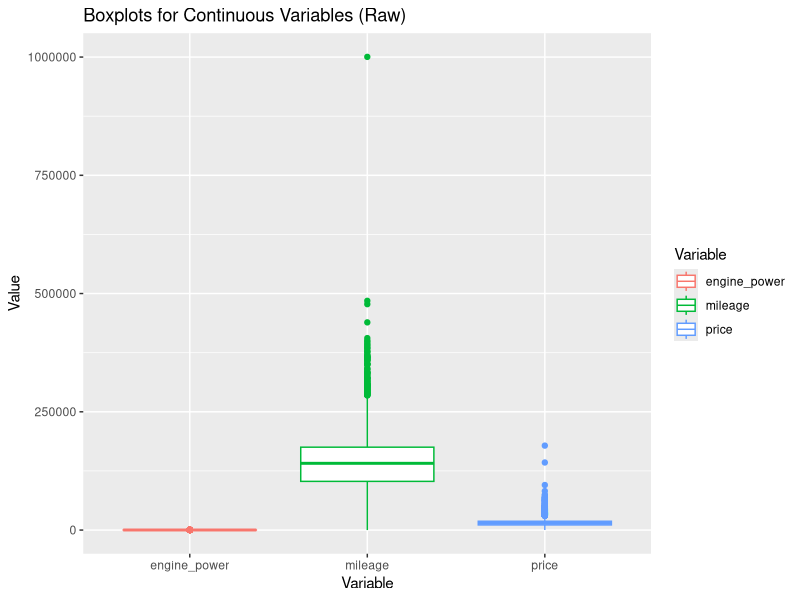
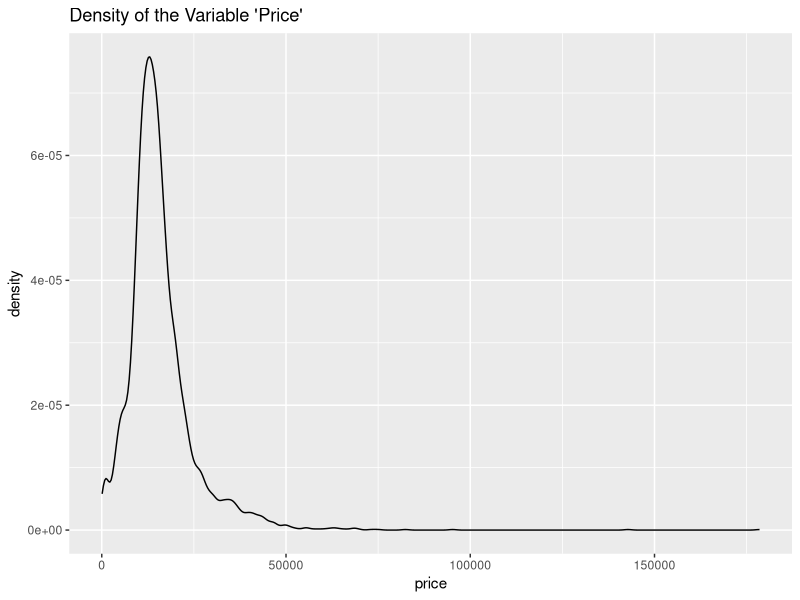
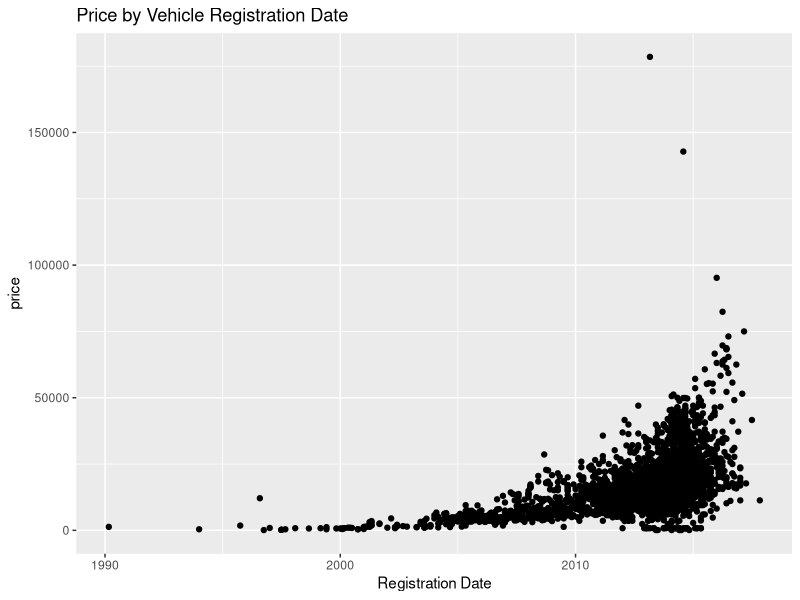
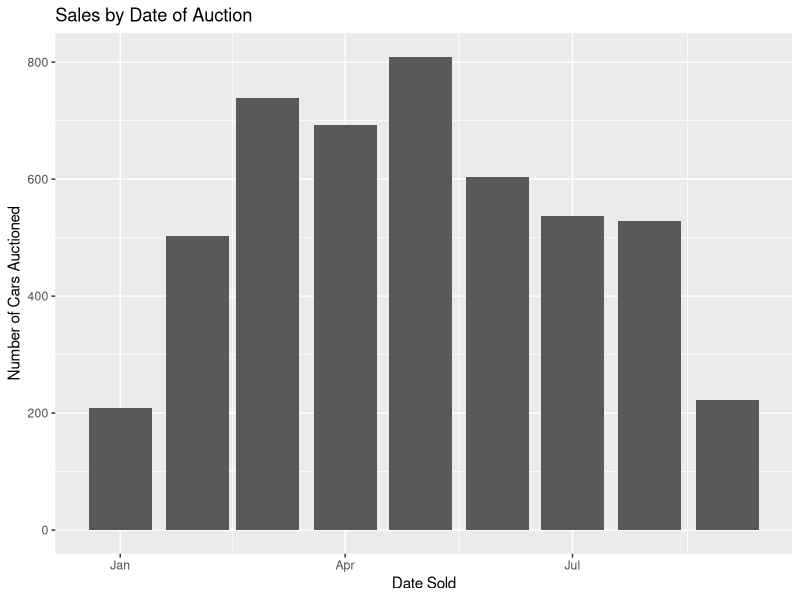
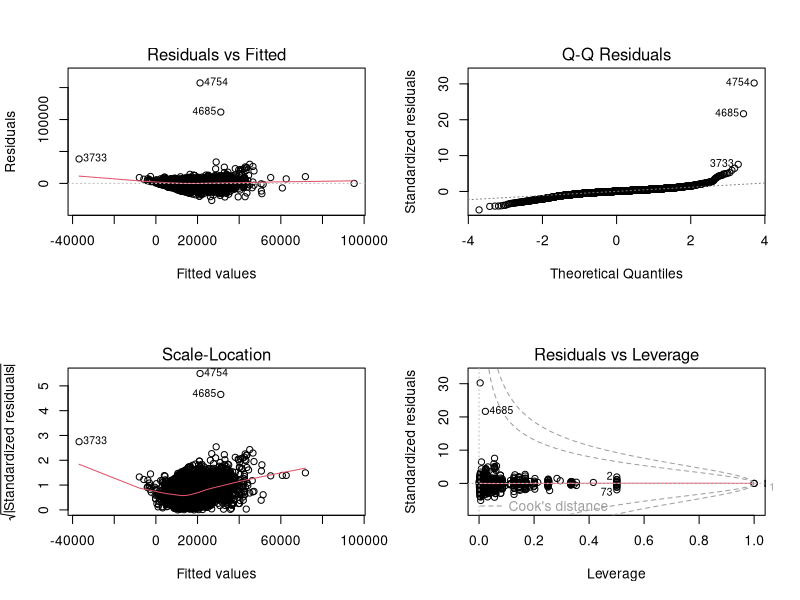
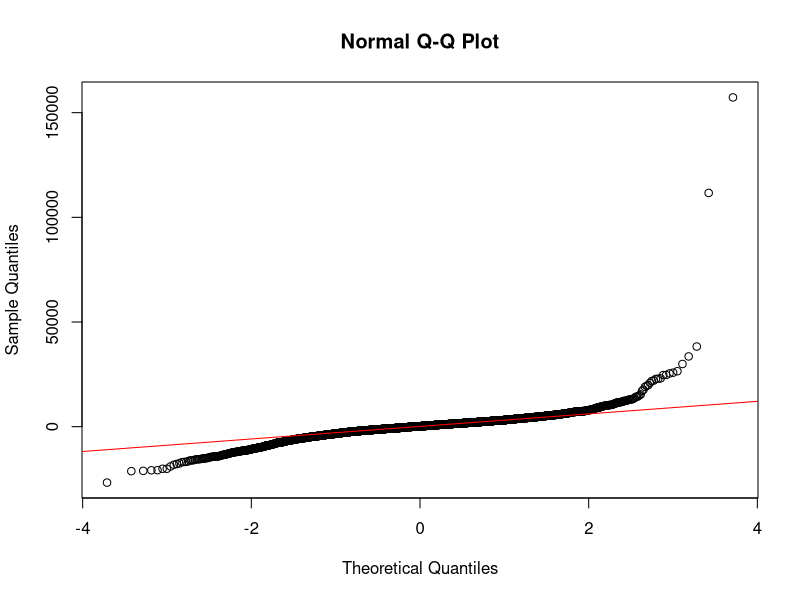
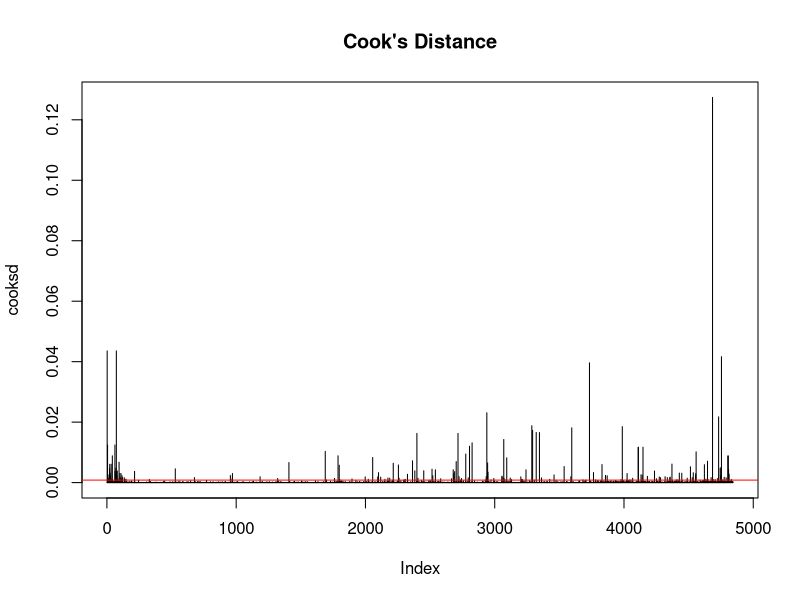
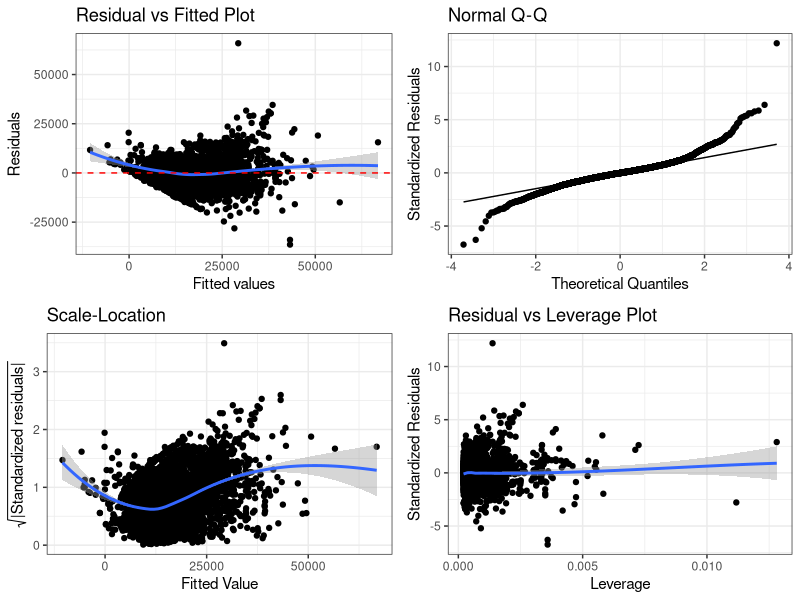

Source code (R) for these figures, in order: (Note: this script raises an error after producing the figures.)
## ---- chunk 1
knitr::opts_chunk$set(
  echo = TRUE,    # Show the R code in the final output.
  fig.pos = "!h"  # Suggests to position figures "here" in the output.
)
## ---- chunk 2
mylibrary <- c("tidyverse", "cowplot", "GGally", "MASS", "ggplot2", "glmnet", "data.table", "car")
invisible(lapply(mylibrary, library, character.only = TRUE))
### load the data
dat_bmw <- read.csv("BMWpricing_updated.csv")
## ---- chunk 3
par(mfrow=c(2,2))
dat_bmw[,c("price", "mileage", "engine_power")]|>
  pivot_longer(everything(), values_to = "Value", names_to = "Variable") |>
  ggplot() + geom_boxplot(aes(x=Variable, y=Value, color=Variable)) +
  labs(title = "Boxplots for Continuous Variables (Raw)")

dat_bmw|>
  ggplot() + geom_density(aes(x=price)) +
  labs(title = "Density of the Variable 'Price'")

dat_bmw|>
  ggplot(aes(x = as.Date(registration_date, format = "%m/%d/%Y"), y = price)) +
  geom_point() + 
  labs(title = "Price by Vehicle Registration Date") +
  xlab("Registration Date")

dat_bmw|>
  ggplot(aes(x = as.Date(sold_at, format = "%m/%d/%Y"))) +
  geom_bar() + 
  labs(title = "Sales by Date of Auction") +
  xlab("Date Sold") +
  ylab("Number of Cars Auctioned")
  
## ---- chunk 4
dat_bmw_clean <- dat_bmw|>
  filter(mileage < 500000 & mileage > 0)|>
  filter(price < 100000)|>
  filter(engine_power != 0)
  
head(dat_bmw_clean)
## ---- chunk 5
### Create Model series variable
dat_bmw_clean <- dat_bmw_clean %>%
  mutate(model_series = case_when(
    grepl("^1", model_key) ~ "1_Series",
    grepl("^2", model_key) ~ "2_Series",
    grepl("^3", model_key) ~ "3_Series",
    grepl("^4", model_key) ~ "4_Series",
    grepl("^5", model_key) ~ "5_Series",
    grepl("^7", model_key) ~ "7_Series",
    grepl("^M|M$", model_key) ~ "M_Power",
    model_key %in% c("X1") ~ "X1",
    model_key %in% c("X3") ~ "X3",
    model_key %in% c("X5") ~ "X5",
    model_key %in% c("X6") ~ "X6",
    TRUE ~ "Other"
  ))
## ---- chunk 6
# Correct model using your data frame name
model_full <- lm(price ~ mileage + engine_power + paint_color + model_key, data = dat_bmw)

# View model results
summary(model_full)

# Generate diagnostic plots
par(mfrow = c(2, 2))  # Arrange plots in a 2x2 grid
plot(model_full)
par(mfrow = c(1, 1))  # Reset layout

# Q-Q Plot for Normality
qqnorm(resid(model_full))
qqline(resid(model_full), col = "red")

# Shapiro-Wilk test for normality
shapiro.test(resid(model_full))  


# Install 'car' package if necessary
# install.packages("car")

library(car)
vif(model_full)  # Compute Variance Inflation Factor (VIF)

# Compute Cook’s Distance
cooksd <- cooks.distance(model_full)

# Plot Cook’s Distance
plot(cooksd, type = "h", main = "Cook's Distance")
abline(h = 4/(nrow(dat_bmw)), col = "red")  # Threshold line

## ---- chunk 7
baseline_model <- lm(price ~ mileage + engine_power, data = dat_bmw_clean)
summary(baseline_model)
## ---- chunk 8
### Function to create diagnostic plots
diagPlot<-function(model){
    p1<-ggplot(model, aes(.fitted, .resid))+geom_point()
    p1<-p1+stat_smooth(method="loess")+geom_hline(yintercept=0, col="red", linetype="dashed")
    p1<-p1+xlab("Fitted values")+ylab("Residuals")
    p1<-p1+ggtitle("Residual vs Fitted Plot")+theme_bw()
    
    p2 <- ggplot(model, aes(sample = .stdresid)) +
      stat_qq() +
      stat_qq_line() +
      xlab("Theoretical Quantiles") +
      ylab("Standardized Residuals") +
      ggtitle("Normal Q-Q") +
      theme_bw()
    
    p3<-ggplot(model, aes(.fitted, sqrt(abs(.stdresid))))+geom_point(na.rm=TRUE)
    p3<-p3+stat_smooth(method="loess", na.rm = TRUE)+xlab("Fitted Value")
    p3<-p3+ylab(expression(sqrt("|Standardized residuals|")))
    p3<-p3+ggtitle("Scale-Location")+theme_bw()
    
    p5<-ggplot(model, aes(.hat, .stdresid))+geom_point(na.rm=TRUE)
    p5<-p5+stat_smooth(method="loess", na.rm=TRUE)
    p5<-p5+xlab("Leverage")+ylab("Standardized Residuals")
    p5<-p5+ggtitle("Residual vs Leverage Plot")
    p5<-p5+scale_size_continuous("Cook's Distance", range=c(1,5))
    p5<-p5+theme_bw()+theme(legend.position="bottom")
    
    #return(list(rvfPlot=p1, qqPlot=p2, sclLocPlot=p3, rvlevPlot=p5))
    plot_grid(p1, p2, p3, p5, align = "h")
}
## ---- chunk 9
diagPlot(baseline_model)
## ---- chunk 10
feature_model <- lm(price ~ mileage + engine_power + feature_1 + feature_2 + feature_3 + feature_4 + feature_5 + feature_6 + feature_7 + feature_8, data = dat_bmw_clean)
avPlots(feature_model)
## ---- chunk 11
Full_model <- lm(price ~ mileage + engine_power + model_series, data = dat_bmw_clean)
summary(Full_model)
avPlots(Full_model)
diagPlot(Full_model)

## ---- chunk 12
ggplot(data = dat_bmw_clean, mapping = aes(x = price, y = mileage)) +
  geom_point(color = "blue", size = 0.5) +
  theme_bw()

Full_model2 <- lm(price ~ mileage + engine_power + model_series + I(mileage^(1/2)), data = dat_bmw_clean)
summary(Full_model2)
anova(Full_model, Full_model2)

diagPlot(Full_model2)
## ---- chunk 13
Full_model3 <- lm(price ~ mileage + engine_power + model_series + I(mileage^(1/2)) + mileage:engine_power, data = dat_bmw_clean)
summary(Full_model3)
anova(Full_model2, Full_model3)
anova(Full_model, Full_model3)
anova(baseline_model, Full_model3)

diagPlot(Full_model3)
## ---- chunk 14
set.seed(2025)
group <- split(sample(1:nrow(dat_bmw_clean)),rep(1:2, times=c(nrow(dat_bmw_clean)/2, nrow(dat_bmw_clean)/2)))

dat_train <- dat_bmw_clean[group$`1`, ]
dat_test <- dat_bmw_clean[group$`2`, ]

## fit Full_model4 to the training data ##
Full_model3_train <- lm(price ~ mileage + engine_power + model_series + I(mileage^(1/2)) + mileage:engine_power, data = dat_train)
summary(Full_model3_train)
## ---- chunk 15
#### predict new data using model_full_train and model 2 ####
dat_test$price_new <- predict(Full_model3_train, newdata = dat_test[,-17])

#### performance on predicting ####
dat_predict <- dat_test[,c("price", "mileage", "price_new")]
## R^2
fun_r2 <- function(obe, pred){
  rss <- sum((obe-pred)^2)
  sst <- sum((obe-mean(obe))^2)
  r2 <- 1 - rss/sst
  
  return(r2)
}
fun_r2(dat_predict$price, dat_predict$price_new)

## MSE
fun_mse <- function(obe, pred){
  mse <- (sum((obe-pred)^2))/length(pred)
  
  return(mse)
}
fun_mse(dat_predict$price, dat_predict$price_new)

## MAE
fun_mae <- function(obe, pred){
  mse <- (sum(abs(obe-pred)))/length(pred)
  
  return(mse)
}
fun_mae(dat_predict$price, dat_predict$price_new)

summary(dat_predict$price)
summary(dat_predict$price_new)
## ---- chunk 16
dat_predict$price <- as.numeric(dat_predict$price)
dat_predict$mileage <- as.numeric(dat_predict$mileage)

ggplot() +
  geom_point(data = dat_predict, aes(x = mileage, y = price, color = "Observation"), size = 0.5) +
  geom_point(data = dat_predict, aes(x = mileage, y = price_new, color = "Prediction"), alpha = 0.5, size = 0.5) +
  labs(title = "Prediction of Price with primary and sensitivity analysis") +
  xlab("Mileage") +
  ylab("Price") +
  scale_color_manual(name = element_blank(), values = c("Observation" = "grey60", "Prediction" = "blue")) +
  theme_bw()
## ---- chunk 17

# determine models with sufficient data
model_candidates <- dat_bmw_clean|>
  group_by(model_key)|>
  summarize(n = n())|>
  filter(n > 100)
model_candidates
model_candidates$model_key

# narrow down number of models considered
coefs = c()
confintlbs = c()

for(i in seq(1:length(model_candidates$model_key))){
  temp.df <- dat_bmw_clean|>
    filter(model_key == model_candidates$model_key[i])
  temp.lm <- lm(log(price) ~ age, data = temp.df)
  coefs = c(coefs, coef(temp.lm)[2])
  confintlbs = c(confintlbs, confint(temp.lm)[2])
}

rm(temp.df)
rm(temp.lm)

results = cbind(coefs, confintlbs, model_candidates$model_key)
results

dat_age <- dat_bmw_clean|>
  mutate(age = 2018 - year(as.Date(registration_date, format = "%m/%d/%Y")))|>
  mutate(is_116 = ifelse(model_key == "116", 1, 0))|>
  mutate(is_318 = ifelse(model_key == "318", 1, 0))|>
  mutate(is_X1 = ifelse(model_key == "X1", 1, 0))|>
  mutate(is_X3 = ifelse(model_key == "X3", 1, 0))

age_model <- lm(formula = price ~ mileage + engine_power + model_series + I(mileage^(1/2)) + mileage:engine_power + age + age:is_318 + age:is_X1 + age:is_X3 + age:is_116, data = dat_age)
summary(age_model)

vif(age_model)
diagPlot(age_model)


